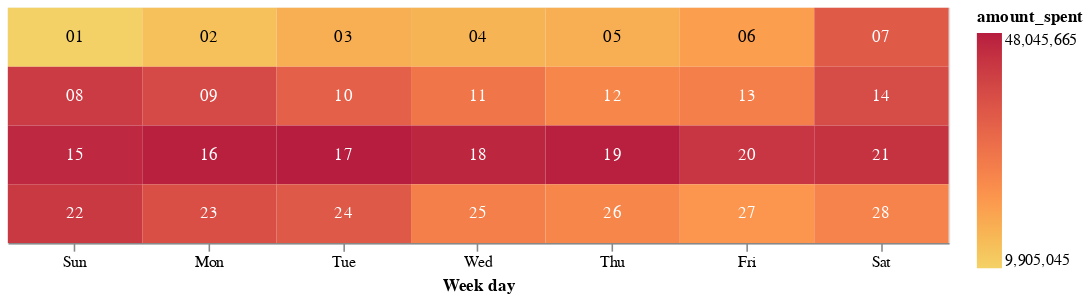

The notebook cell this image was saved under:
### Markdown cell above
## 5. Amount spent by day

<p><img src="https://i.imgur.com/aYpOfR5.jpeg" style="width:125px; float:right"> </p>
<p>Analysing transactions by day can enable more precise targeting of in-app offers. For example, to schedule promotions on a specific day when users are more likely to make a purchase.</p>

### Code cell
# Adding up the amount spent for each date 
difficulty = df.groupby(df['event_time'].dt.date)['amount_spent'].sum().reset_index()
difficulty['event_time'] = difficulty['event_time'].astype('datetime64')

# Plotting the total amount spent by day
base = alt.Chart(difficulty).transform_calculate(
    week_number="floor((date(datum.event_time)-1) / 7)"
).encode(
    alt.X('day(event_time):O', title='Week day'),
    alt.Y('week_number:O', axis=None),
).properties(width=600,height=150)

# Configure heatmap
heatmap = base.mark_rect(color='red').encode(
    color=alt.Color('amount_spent:Q', scale=alt.Scale(scheme="goldred"))
)

# Configure text
text = base.mark_text().encode(
    text='date(event_time):T',
    color=alt.condition(
        alt.datum.amount_spent < 20000000,
        alt.value('black'),
        alt.value('white')
    )
)

# Draw the chart
heatmap + text

### Figure 1 — Vega-Lite specification as saved in the notebook (floating-point values rounded to 4 significant figures)
{"config": {"view": {"continuousWidth": 400, "continuousHeight": 300}}, "layer": [{"mark": {"type": "rect", "color": "red"}, "encoding": {"color": {"field": "amount_spent", "scale": {"scheme": "goldred"}, "type": "quantitative"}, "x": {"field": "event_time", "timeUnit": "day", "title": "Week day", "type": "ordinal"}, "y": {"axis": null, "field": "week_number", "type": "ordinal"}}, "height": 150, "transform": [{"calculate": "floor((date(datum.event_time)-1) / 7)", "as": "week_number"}], "width": 600}, {"mark": "text", "encoding": {"color": {"condition": {"value": "black", "test": "(datum.amount_spent < 20000000)"}, "value": "white"}, "text": {"field": "event_time", "timeUnit": "date", "type": "temporal"}, "x": {"field": "event_time", "timeUnit": "day", "title": "Week day", "type": "ordinal"}, "y": {"axis": null, "field": "week_number", "type": "ordinal"}}, "height": 150, "transform": [{"calculate": "floor((date(datum.event_time)-1) / 7)", "as": "week_number"}], "width": 600}], "data": {"name": "data-5bdf1bfe6bfcef70f323da9319f222f0"}, "$schema": "https://vega.github.io/schema/vega-lite/v4.17.0.json", "datasets": {"data-5bdf1bfe6bfcef70f323da9319f222f0": [{"event_time": "2018-07-01T00:00:00", "amount_spent": 9905000.0}, {"event_time": "2018-07-02T00:00:00", "amount_spent": 13110000.0}, {"event_time": "2018-07-03T00:00:00", "amount_spent": 16720000.0}, {"event_time": "2018-07-04T00:00:00", "amount_spent": 15620000.0}, {"event_time": "2018-07-05T00:00:00", "amount_spent": 16800000.0}, {"event_time": "2018-07-06T00:00:00", "amount_spent": 19550000.0}, {"event_time": "2018-07-07T00:00:00", "amount_spent": 34620000.0}, {"event_time": "2018-07-08T00:00:00", "amount_spent": 41890000.0}, {"event_time": "2018-07-09T00:00:00", "amount_spent": 38480000.0}, {"event_time": "2018-07-10T00:00:00", "amount_spent": 33300000.0}, {"event_time": "2018-07-11T00:00:00", "amount_spent": 28180000.0}, {"event_time": "2018-07-12T00:00:00", "amount_spent": 24650000.0}, {"event_time": "2018-07-13T00:00:00", "amount_spent": 26120000.0}, {"event_time": "2018-07-14T00:00:00", "amount_spent": 38120000.0}, {"event_time": "2018-07-15T00:00:00", "amount_spent": 45880000.0}, {"event_time": "2018-07-16T00:00:00", "amount_spent": 47540000.0}, {"event_time": "2018-07-17T00:00:00", "amount_spent": 48050000.0}, {"event_time": "2018-07-18T00:00:00", "amount_spent": 46250000.0}, {"event_time": "2018-07-19T00:00:00", "amount_spent": 47600000.0}, {"event_time": "2018-07-20T00:00:00", "amount_spent": 43080000.0}, {"event_time": "2018-07-21T00:00:00", "amount_spent": 43720000.0}, {"event_time": "2018-07-22T00:00:00", "amount_spent": 42460000.0}, {"event_time": "2018-07-23T00:00:00", "amount_spent": 37250000.0}, {"event_time": "2018-07-24T00:00:00", "amount_spent": 34960000.0}, {"event_time": "2018-07-25T00:00:00", "amount_spent": 26120000.0}, {"event_time": "2018-07-26T00:00:00", "amount_spent": 24640000.0}, {"event_time": "2018-07-27T00:00:00", "amount_spent": 21420000.0}, {"event_time": "2018-07-28T00:00:00", "amount_spent": 25220000.0}]}}
